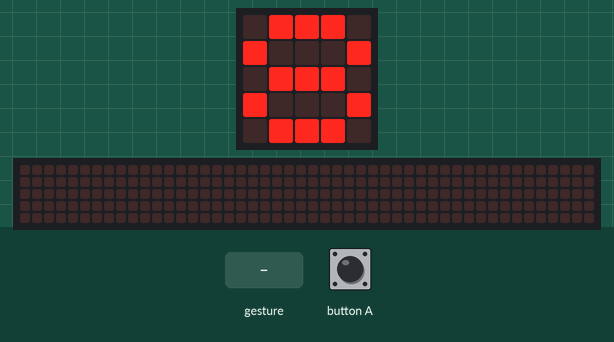
A program run on a simulated BBC micro:bit running MicroPython. Parts: the board's 5×5 LED display, a strip that is not on the board, showing the scrolling text unrolled. Inputs (shaded band) come from the test bench. Random numbers come from a fixed seed; a tilt is held for 1.5 s and a shake lasts 1 s, then the board lies face up again; the 48×5 strip is a reading aid, not a part: it shows the text the display is scrolling, unrolled, one strip-width of it at a time.

Above: at 1.2 s.
1.3 s: gesture 'shake'
At 2.3 s:
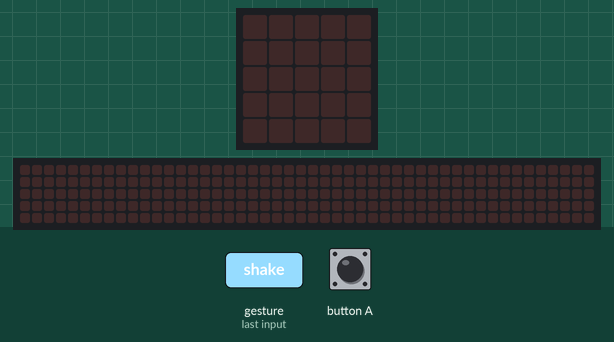
At 2.72 s:
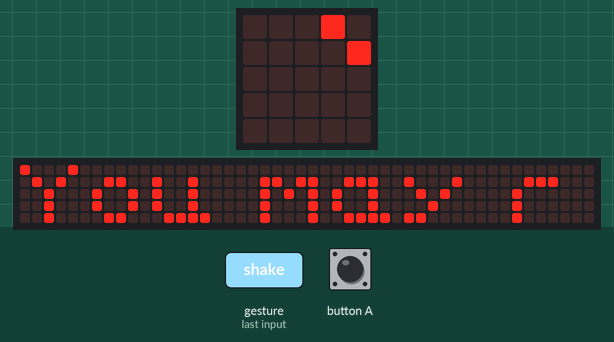

The program:

Gestures.py
```python
from microbit import *
import random

# ------------------
# ジェスチャー
# ------------------
# while True:
#     gesture = accelerometer.current_gesture()
#
#     if gesture == "face up":
#         display.show(Image.HAPPY)
#     else:
#         display.show(Image.ANGRY)

# ------------------
# マジック８
# ------------------
answers = [
    "It is certain",
    "It is decidedly so",
    "Without a doubt",
    "Yes, definitely",
    "You may rely on it",
    "As I see it, yes",
    "Most likely",
    "Outlook good",
    "Yes",
    "Signs point to yes",
    "Reply hazy try again",
    "Ask again later",
    "Better not tell you now",
    "Cannot predict now",
    "Concentrate and ask again",
    "Don't count on it"
    "My reply is no",
    "My sources say no",
    "Outlook not so good",
    "Very doubtful",
]

while True:
    display.show("8")
    if accelerometer.was_gesture("shake"):
        display.clear()
        sleep(1000)
        display.scroll(random.choice(answers))
```

Measured:
- after the input at 1.3 s, the display: changes after 0.20 s (image 1)
- what the display in image 1 shows lasts 1.0 s, from 1.5 s to 2.5 s
